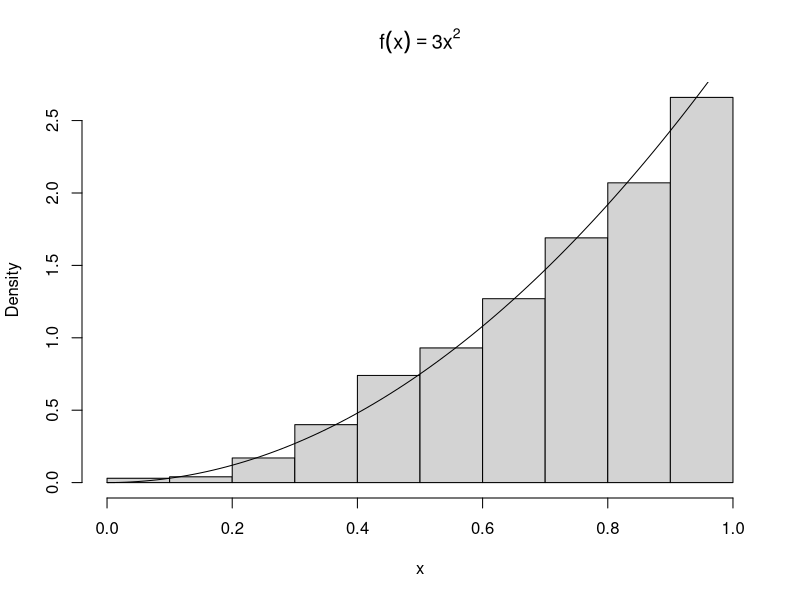

This chart was generated by the following R code:
### Example (Inverse transform method, continuous case)
n = 1000
u = runif(n)
x = u^(1/3)
x
    
jpeg("fig1.jpeg", height=800, width=800, quality = 100)
hist(x, prob = TRUE, main = expression(f(x)==3*x^2))
x = seq(0, 1, 0.01)
lines(x, 3*x^2)    
dev.off()

 
### Example (Inverse transform method, exponential)
myrexp = function(n, lambda)
{
    u = runif(n)
    x = -log(u)/lambda
}

x = myrexp(1000, lambda=1) 
x


### Example  (Inverse transform method, Binomial)
n = 1000
p = 0.4
u = runif(n)
x = as.integer(u > 1-p)   

mean(x)
var(x)
    

### Example  (Inverse transform method, Geometric)
n = 1000
p = 0.4
u = runif(n)
    
# Method 1
k = ceiling(log(1-u) / log(1-p))
k

# Method 2
k = floor(log(u) / log(1-p))+1
k


### Example  (Inverse transform method, Logarithmic)
#returns a random logarithmic(theta) sample size n
rlogarithmic = function(n, theta)  
{
    u = runif(n)
        
    N = ceiling(-16 / log10(theta))     #set the initial length of cdf vector
    k = 1:N
    a = -1/log(1-theta)
    fk = exp(log(a) + k * log(theta) - log(k))
    Fk = cumsum(fk)
        
    x = integer(n)
    for (i in 1:n) 
    {
        x[i] = as.integer(sum(u[i] > Fk))
            
        while (x[i] == N) #if x==N we need to extend the cdf
        {
            logf = log(a) + (N+1)*log(theta) - log(N+1)
            fk = c(fk, exp(logf))
            Fk = c(Fk, Fk[N] + fk[N+1])
            N = N + 1
            x[i] = as.integer(sum(u[i] > Fk))
        }#very unlikely because N is large
    }
    x + 1
}

n = 1000
theta = 0.5
x = rlogarithmic(n, theta)
x
    
#compute density of logarithmic(theta) for comparison
k = sort(unique(x))
p = -1 / log(1 - theta) * theta^k / k
se = sqrt(p*(1-p)/n)   

round(rbind(table(x)/n, p, se),3)
    
    
